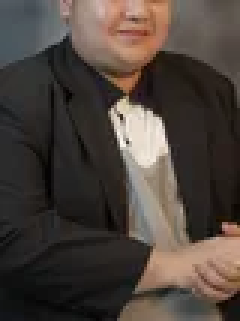
#> input picture assets/people/carlo-andreu-tayag.webp, 80 x 107 px, shrunk from 480 x 640 before the run, found by its file name (shown 3 times larger)
$ python _diag2.py
#> lines starting #> are read from the running program, lines starting #| are printed output that depends on the picture
"""Two portraits the re-crop did not settle, checked at the raw source.

carlo-andreu-tayag is still cut at 0.005 headroom, which means frame()'s headroom
clamp did not bind -- most likely face_box() returned None for the raw and it fell
back to a centred crop. team-accountant detects at 0.034 in the 400px file and 0.331
in the 800px file, which cannot both be right: they are the same crop resized.

This reports the raw box and every candidate detection, so the disagreement is
visible rather than averaged away.
"""
import os

import cv2

ROOT = r'C:\Users\ianto\Downloads\ai-tests'
RAW_TEAM = os.path.join(ROOT, 'strata-scan', 'raw-team')
RAW_PORTRAIT = os.path.join(ROOT, 'strata-scan', 'raw-portrait')
CASCADES = os.path.join(ROOT, 'strata-scan', 'cascades')
ASSETS = os.path.join(ROOT, 'strata-modern', 'assets')

FRONTAL = cv2.CascadeClassifier(os.path.join(CASCADES, 'haarcascade_frontalface_default.xml'))
PROFILE = cv2.CascadeClassifier(os.path.join(CASCADES, 'haarcascade_profileface.xml'))

TARGETS = [
    ('people/carlo-andreu-tayag.webp', os.path.join(RAW_TEAM, 'Carly-1.jpg')),
    ('portrait/team-accountant-400.webp', os.path.join(RAW_PORTRAIT, 'Model-6.webp')),
]


def all_candidates(path, tag):
#> called with tag = 'shipped'
    im = cv2.imread(path)
#> im is the input picture: shape (107, 80, 3); mean B, G, R 60.4, 66.7, 76.4
    if im is None:
        print(f'    {tag}: could not read {path}')
        return
    h, w = im.shape[:2]
#> h = 107; w = 80
    grey = cv2.equalizeHist(cv2.cvtColor(im, cv2.COLOR_BGR2GRAY))
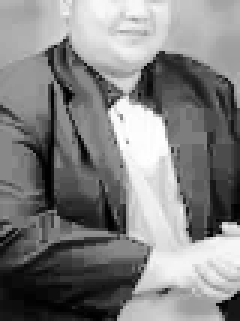
#> grey: shape (107, 80) (shown 3 times larger); min 0, max 255, mean 129.2
    print(f'    {tag}: {w}x{h}')
#|     shipped: 80x107
    rows = []
    for sf in (1.03, 1.05, 1.08):
        for nb in (3, 5, 7):
            for cname, cas in (('front', FRONTAL), ('prof', PROFILE)):
                if cas.empty():
                    continue
                ms = max(20, int(min(w, h) * 0.06))
                for (x, y, fw, fh) in cas.detectMultiScale(grey, sf, nb, minSize=(ms, ms)):
                    shaped = 0.10 <= fh / h <= 0.80 and 0.6 <= fw / fh <= 1.8
                    rows.append((y / h, (y + fh) / h, sf, nb, cname, fh / h, shaped))
#> after the loop, rows = []
    if not rows:
        print('      no detections at all')
        return
    for (y0, y1, sf, nb, cname, fh_frac, shaped) in sorted(rows):
        print(f'      y {y0:.3f}..{y1:.3f}  h {fh_frac:.2f}  sf {sf} nb {nb} {cname}'
              + ('' if shaped else '   REJECTED (not face-shaped)'))
    print(f'      {len(rows)} candidates, {sum(1 for r in rows if r[6])} face-shaped')


for shipped, raw in TARGETS:
    print(f'\n  {shipped}')
    print('    shipped file: assets/' + shipped)
    all_candidates(os.path.join(ASSETS, shipped), 'shipped')
    if os.path.exists(raw):
        all_candidates(raw, 'raw    ')
    else:
        print(f'    raw: not found at {raw}')
#> pass 2 of the loop `for shipped, raw in TARGETS:`:
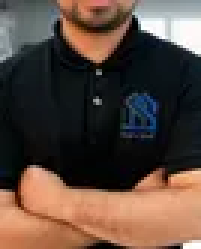
#> input picture assets/portrait/team-accountant-400.webp, 67 x 83 px, shrunk from 400 x 500 before the run, found by its file name (shown 3 times larger)
#> in all_candidates, im is the input picture: shape (83, 67, 3); mean B, G, R 61.8, 71.7, 89.7
#> grey: shape (83, 67)
#|     shipped: 67x83
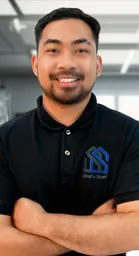
#> input picture tools/scan/raw-portrait/Model-6.webp, 139 x 256 px, shrunk from 835 x 1536 before the run, found by its file name
#> in all_candidates, im is the input picture: shape (256, 139, 3); mean B, G, R 87.3, 97.1, 115
#> in all_candidates (call 3), `grey = cv2.equalizeHist(cv2.cvtColor(im, cv2.COLOR_BGR2GRAY))`:
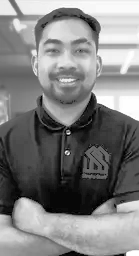
#> grey: shape (256, 139); min 0, max 255, mean 128.2
#|     raw    : 139x256
#|       10 candidates, 10 face-shaped
